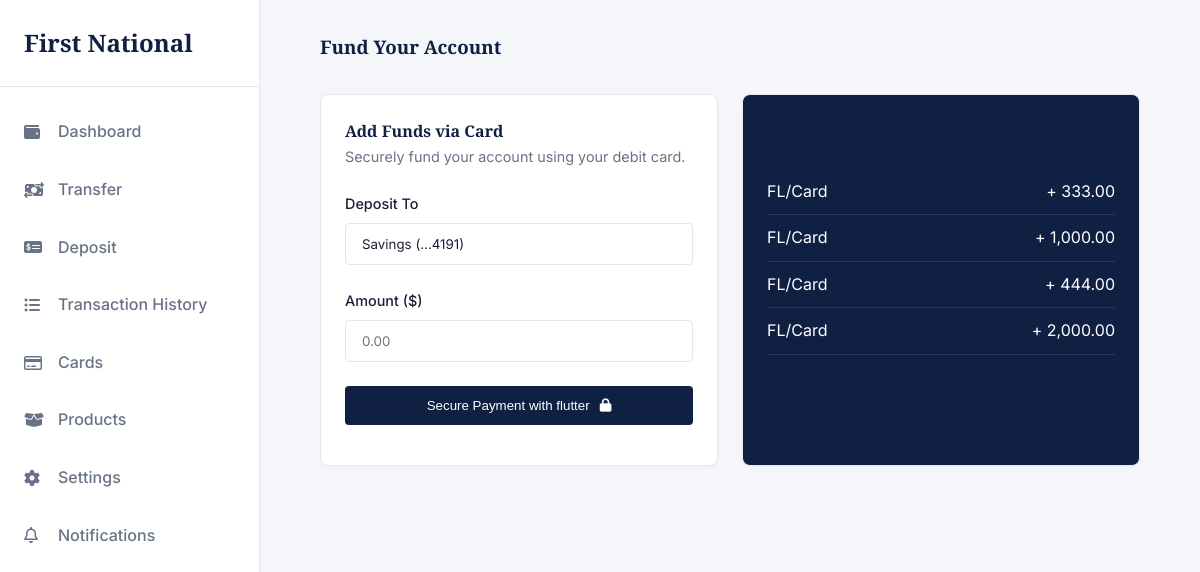
/deposit/ (signed in), run on the app's committed database.
### app/models.py (models this page shows, shortened)
class Account(models.Model):
    class AccountType(models.TextChoices):
        SAVINGS  = "SAVINGS",  "Savings"
        CHECKING = "CHECKING", "Checking"
        WALLET   = "WALLET",   "Wallet"
    id             = models.UUIDField(primary_key=True, default=uuid.uuid4, editable=False)
    user           = models.OneToOneField(User, on_delete=models.PROTECT, related_name="account")
    account_genID  = models.CharField(max_length=20, unique=True, db_index=True)
    account_type   = models.CharField(max_length=20, choices=AccountType.choices, default=AccountType.SAVINGS)
    balance        = models.DecimalField(max_digits=18, decimal_places=2, default=0)
    is_active      = models.BooleanField(default=True)
    created_at     = models.DateTimeField(auto_now_add=True)
    updated_at     = models.DateTimeField(auto_now=True)
    class Meta:
        db_table = "accounts"

class Transaction(models.Model):
    class TransactionType(models.TextChoices):
        DEPOSIT    = "DEPOSIT",    "Deposit"
        WITHDRAWAL = "WITHDRAWAL", "Withdrawal"
        TRANSFER   = "TRANSFER",   "Transfer"
        REVERSAL   = "REVERSAL",   "Reversal"
    class Status(models.TextChoices):
        PENDING   = "PENDING",   "Pending"
        COMPLETED = "COMPLETED", "Completed"
        FAILED    = "FAILED",    "Failed"
        REVERSED  = "REVERSED",  "Reversed"
    id              = models.UUIDField(primary_key=True, default=uuid.uuid4, editable=False)
    account         = models.ForeignKey(Account, on_delete=models.PROTECT, related_name="transactions")
    transaction_type = models.CharField(max_length=20, choices=TransactionType.choices)
    amount          = models.DecimalField(max_digits=18, decimal_places=2)
    balance_before  = models.DecimalField(max_digits=18, decimal_places=2)
    balance_after   = models.DecimalField(max_digits=18, decimal_places=2)
    description     = models.TextField(blank=True)
    reference       = models.CharField(max_length=100, unique=True, db_index=True)  # idempotency key
    status          = models.CharField(max_length=20, choices=Status.choices, default=Status.PENDING)
    counterpart_account = models.ForeignKey(
        Account,
        null=True, blank=True,
        on_delete=models.SET_NULL,
        related_name="incoming_transfers",
    )
    created_at = models.DateTimeField(auto_now_add=True, db_index=True)
    updated_at = models.DateTimeField(auto_now=True)
    class Meta:
        db_table = "transactions"
        ordering = ["-created_at"]

### app/views.py (the view)
# urls.py: path('deposit/', deposit, name='deposit'),
def deposit(request):
    account = get_object_or_404(Account, id=request.user.account.id)
    recents = Transaction.objects.filter(account=request.user.account, transaction_type="DEPOSIT")[:4]
    context = {
        'account': account,
        'flw_public_key': settings.FLW_PUBLIC_KEY,
        'recents': recents
    }
    return render(request, 'User/deposit.html', context)

### templates/User/deposit.html (shortened to what this page needs)
{% extends 'base.html' %}
{% load static %}
{% load humanize %}
{% block content %}
        <main class="main-content">
            <div class="top-bar"><h3>Fund Your Account</h3></div>
            <div class="grid-2">
                <div class="card">
                    <h4>Add Funds via Card</h4>
                    <p style="font-size: 0.9rem; color: var(--text-secondary); margin-bottom: 1.5rem;">Securely fund your account using your debit card.</p>
                    <form id="deposit-form">
                        <div class="form-group">
                            <label>Deposit To</label>
                            <input class="form-control" readonly value='Savings (...{{account.account_genID|slice:"-4:"}})'>
                        </div>
                        <div class="form-group">
                            <label>Amount ($)</label>
                            <input type="number" class="form-control"
                               id="deposit-amount"
                               placeholder="0.00"
                               min="1">
                        </div>
                        <button type="button" id="pay-btn"  class="btn btn-primary" style="width: 100%; display: flex; align-items: center; justify-content: center; gap: 10px;">
                            Secure Payment with flutter<i class="fa-solid fa-lock"></i>
                        </button>
                    </form>
                </div>
                <div class="card" style="background-color: var(--brand-primary); color: white;">
                    <h4>Recent Deposits</h4>
                    <div style="margin-top: 1.5rem;">
                        {% for x in recents %}
                        <div style="display: flex; justify-content: space-between; padding: 10px 0; border-bottom: 1px solid rgba(255,255,255,0.1);">
                            <span>{{x.description}}</span>
                            <span>+ {{x.amount|intcomma}}</span>
                        </div>
                        {% endfor %}
                    </div>
                </div>
            </div>
        </main>
{% endblock %}

### static/css/styles.css (style rules this page uses)
:root { --bg-color: #f4f6f9; --surface-color: #ffffff; --text-primary: #1a1f36; --text-secondary: #697386; --brand-primary: #0f2042; --brand-accent: #cba052; --border-color: #e5e7eb; --success: #059669; --danger: #dc2626; --warning: #d97706; --font-heading: 'Playfair Display', serif; --font-body: 'Inter', sans-serif; --sidebar-width: 260px; --transition: all 0.3s ease; }
* { margin: 0; padding: 0; box-sizing: border-box; }
body { font-family: var(--font-body); background-color: var(--bg-color); color: var(--text-primary); line-height: 1.6; transition: background-color var(--transition), color var(--transition); }
h1, h2, h3, h4, .brand-logo { font-family: var(--font-heading); color: var(--brand-primary); }
.btn { display: inline-block; padding: 0.75rem 1.5rem; border-radius: 4px; font-weight: 500; cursor: pointer; text-align: center; border: none; transition: var(--transition); }
.btn-primary { background-color: var(--brand-primary); color: #fff; }
.card { background-color: var(--surface-color); border: 1px solid var(--border-color); border-radius: 8px; padding: 1.5rem; box-shadow: 0 2px 4px rgba(0,0,0,0.02); }
.form-group { margin-bottom: 1.5rem; }
.form-group label { display: block; margin-bottom: 0.5rem; font-weight: 500; font-size: 0.9rem; }
.form-control { width: 100%; padding: 0.75rem 1rem; border: 1px solid var(--border-color); border-radius: 4px; background-color: var(--surface-color); color: var(--text-primary); font-family: var(--font-body); }
.main-content { flex: 1; padding: 2rem 5%; overflow-y: auto; }
.top-bar { display: flex; justify-content: space-between; align-items: center; margin-bottom: 2rem; }
.grid-2 { display: grid; grid-template-columns: 1fr 1fr; gap: 1.5rem; }

### templates/base.html (style rules this page uses)
#deposit-amount { -moz-appearance: textfield; }

### data on the page
Account: account_genID "Savings (...4191)"
Transaction: description "FL/Card", amount "333.00"
Transaction: description "FL/Card", amount "1,000.00"
Transaction: description "FL/Card", amount "444.00"
Transaction: description "FL/Card", amount "2,000.00"
